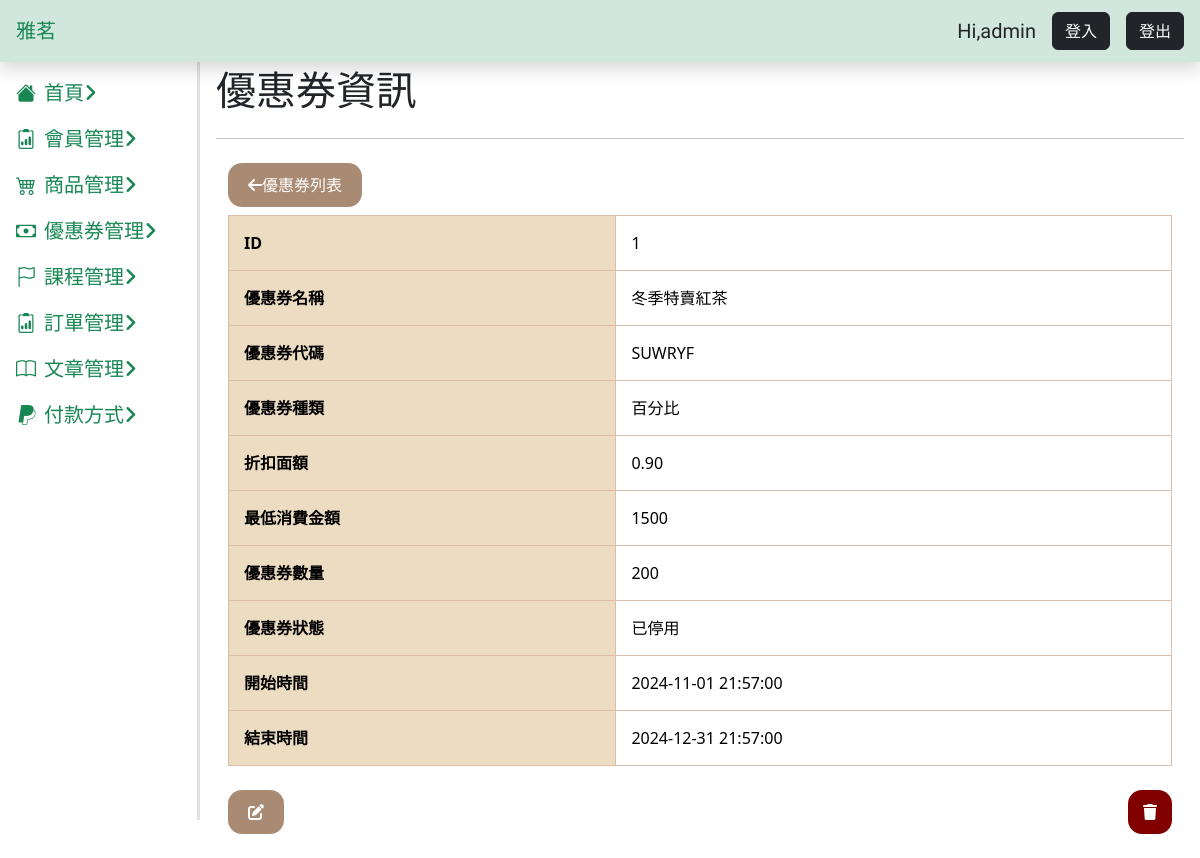
The app's page /cupon/coupon.php, older data.
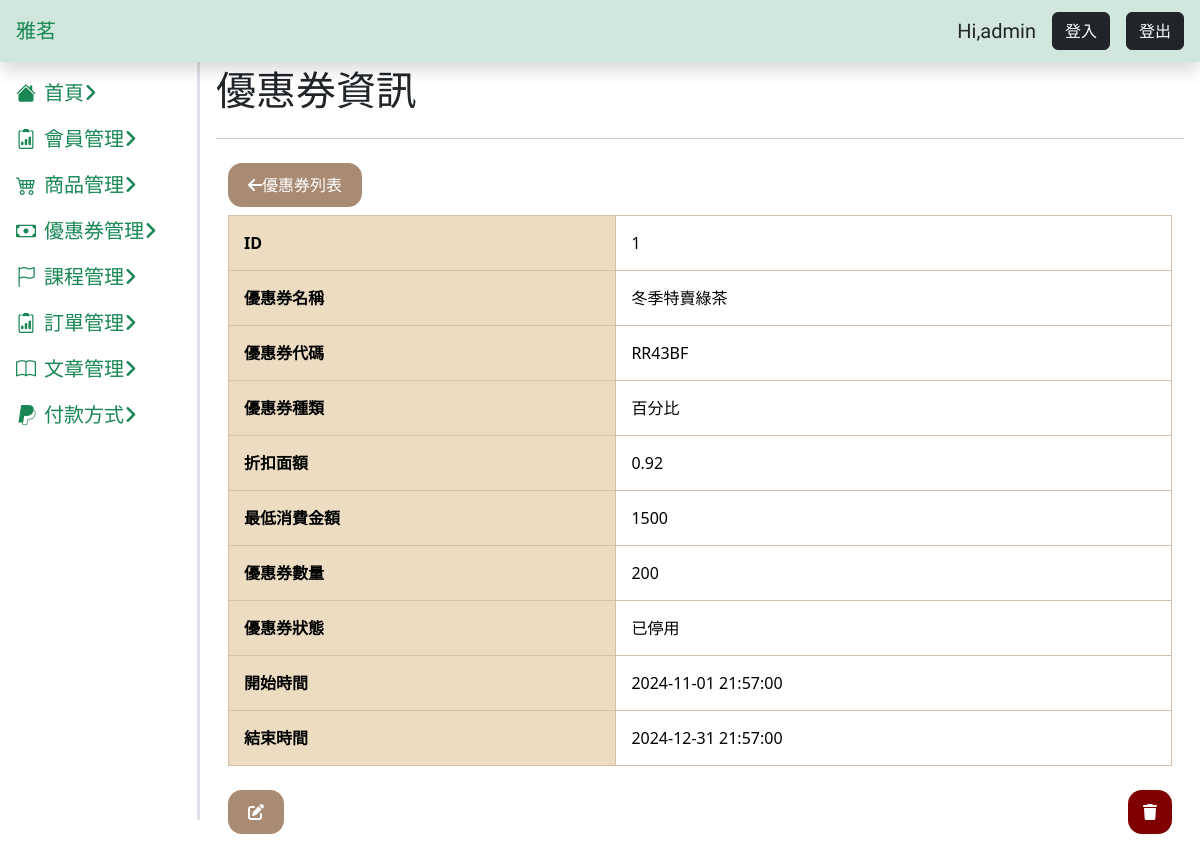
The same page, newer data.
### tables this page shows
CREATE TABLE `coupons` (
  `id` int(3) UNSIGNED NOT NULL,
  `name` varchar(50) NOT NULL,
  `code` varchar(20) NOT NULL,
  `category` varchar(10) NOT NULL,
  `discount` decimal(10,2) NOT NULL,
  `min_spend_amount` decimal(20,0) DEFAULT NULL,
  `stock` int(3) NOT NULL,
  `status` varchar(5) NOT NULL,
  `start_time` datetime NOT NULL,
  `end_time` datetime NOT NULL,
  `valid` tinyint(1) DEFAULT 1
);

### cupon/coupon.php (the view, shortened to what this page needs)
<?php
if (!isset($_GET["id"])) {
    $id = 1;
} else {
    $id = $_GET["id"];
}
require_once("../db_connect.php");
$sql = "SELECT * FROM coupons WHERE id=$id AND valid=1";
$result = $conn->query($sql);
$row = $result->fetch_assoc();
if ($result->num_rows > 0) {
    $couponExit = true;
} else {
    $couponExit = false;
}
?>
<!doctype html>
<html lang="en">
<head>
    <?php include("../css.php") ?>
</head>
<body>
    <?php include("../dashboard-comm.php") ?>
    <main class="main-content p-3">
        <div class="d-flex justify-content-between">
            <h1>優惠券資訊</h1>
        </div>
        <hr>
        <div class="container">
            <div class="py-2">
                <a class="btn btn-custom" href="coupons.php?page=1&order=id_asc"><i class="fa-solid fa-arrow-left"></i>優惠券列表</a>
            </div>
            <div class="row justify-content-center ">
                <div class="col-lg-12">
                    <?php if ($couponExit) : ?>
                        <table class="table table-coupon table-bordered">
                            <tr>
                                <th>ID</th>
                                <td><?= $row["id"] ?></td>
                            </tr>
                            <tr>
                                <th>優惠券名稱</th>
                                <td><?= $row["name"] ?></td>
                            </tr>
                            <tr>
                                <th>優惠券代碼</th>
                                <td><?= $row["code"] ?></td>
                            </tr>
                            <tr>
                                <th>優惠券種類</th>
                                <td><?= $row["category"] ?></td>
                            </tr>
                            <tr>
                                <th>折扣面額</th>
                                <td><?= $row["discount"] ?></td>
                            </tr>
                            <tr>
                                <th>最低消費金額</th>
                                <td><?= $row["min_spend_amount"] ?></td>
                            </tr>
                            <tr>
                                <th>優惠券數量</th>
                                <td><?= $row["stock"] ?></td>
                            </tr>
                            <tr>
                                <th>優惠券狀態</th>
                                <td>
                                    <?php $starttime = strtotime($row["start_time"]);
                                    $endtime = strtotime($row["end_time"]);
                                    $now = time();
                                    if ($endtime - $now > 0 && $starttime - $now < 0) {
                                        $row["status"] = "可使用";
                                        echo "可使用";
                                    } elseif ($starttime - $now > 0) {
                                        $row["status"] = "未開放";
                                        echo "未開放";
                                    } else {
                                        $row["status"] = "已停用";
                                        echo "已停用";
                                    } ?>
                                </td>
                            </tr>
                            <tr>
                                <th>開始時間</th>
                                <td><?= $row["start_time"] ?></td>
                            </tr>
                            <tr>
                                <th>結束時間</th>
                                <td><?= $row["end_time"] ?></td>
                            </tr>
                        </table>
                        <div class="py-2 d-flex justify-content-between ">
                            <a class="btn btn-custom " href="coupon-edit.php?id=<?= $row["id"] ?>" title="編輯優惠券"><i class="fa-solid fa-pen-to-square"></i></a>
                            <button class="btn btn-custom-d " title="刪除優惠券" data-bs-toggle="modal" data-bs-target="#deleteModal"><i class="fa-solid fa-trash"></i></button>
                        </div>
                    <?php else : ?>
                        <h1>優惠券不存在</h1>
                    <?php endif; ?>
                </div>
            </div>
        </div>
    </main>
</body>
</html>

Row changes from the older to the newer data that the page shows:
changed coupons "百分比": name "冬季特賣紅茶" → "冬季特賣綠茶"; code "SUWRYF" → "RR43BF"; discount "0.90" → "0.92"
